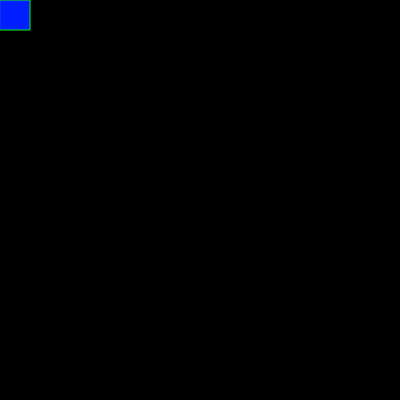
Frame 1 (no input)
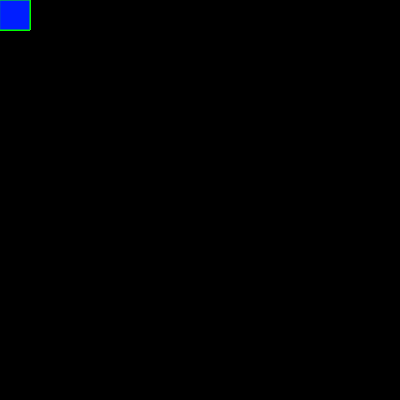
Frame 60 (no input)
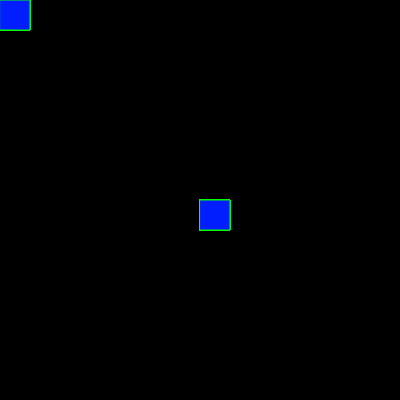
Frame 120 (the mouse pressed at the canvas centre since frame 60)

The p5.js sketch that drew these frames (run headless with seeded random() and noise() and a simulated clock; from frame 60 on, the mouse is pressed at the canvas centre):

// p5.js sketch
// ── sketch.js
function setup() {
  createCanvas(400, 400)
  background(0, 0, 0)
}

function draw() {
  if (keyIsPressed) {
    fill(mouseX, 0, mouseY)
  } else {
    fill(0, 30, 255)
    stroke(0, 255, 0)
  }

  rect(mouseX, mouseY, 30, 30)
}
